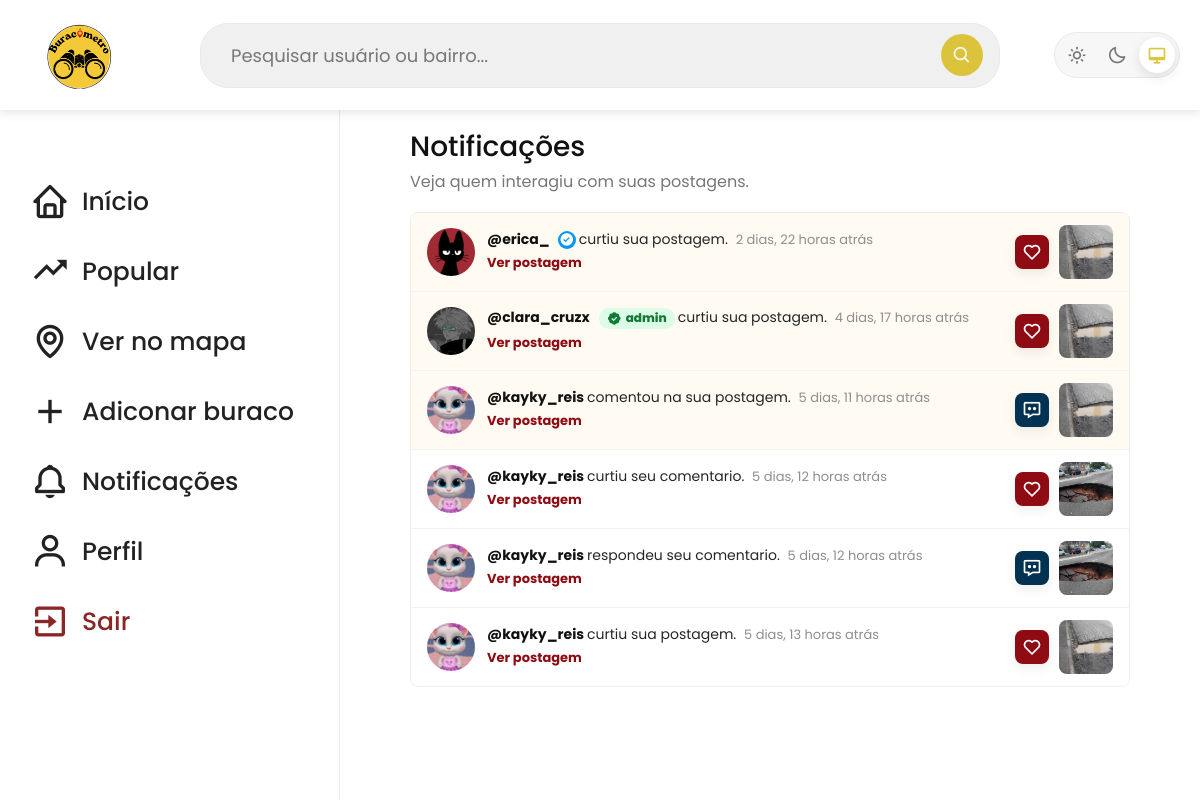
Page /principal/notificacoes/ (signed in) on the earlier database version.
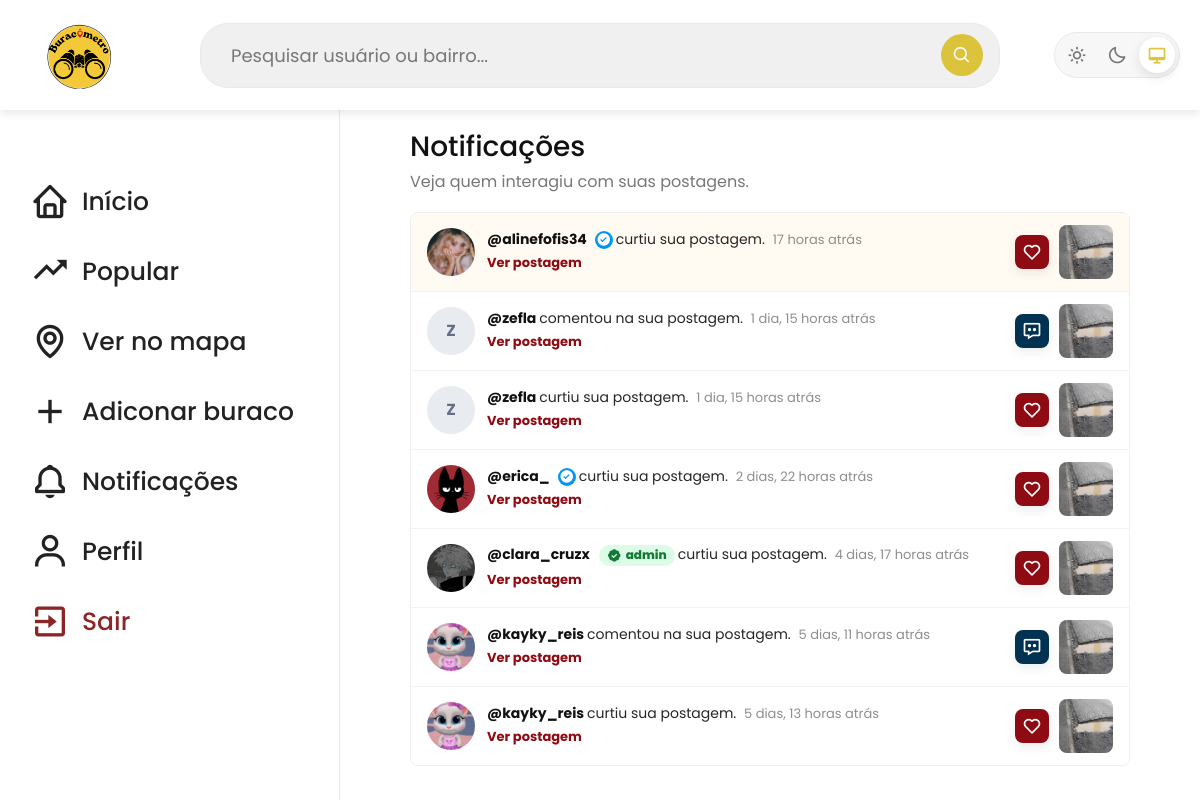
Same page on the later database version.
### principal/models.py (models this page shows, shortened)
class Notificacao(models.Model):
    TIPO_CHOICES = [
        ("like", "Curtida"),
        ("like_comentario", "Curtida em comentario"),
        ("comentario", "Comentario"),
        ("resposta_comentario", "Resposta em comentario"),
        ("status", "Status"),
        ("remocao", "Remocao"),
    ]
    destinatario = models.ForeignKey(
        settings.AUTH_USER_MODEL,
        on_delete=models.CASCADE,
        related_name="notificacoes_recebidas"
    )
    ator = models.ForeignKey(
        settings.AUTH_USER_MODEL,
        on_delete=models.CASCADE,
        related_name="notificacoes_enviadas",
        null=True,
        blank=True
    )
    buraco = models.ForeignKey(
        "buracos.Buraco",
        on_delete=models.SET_NULL,
        related_name="notificacoes",
        null=True,
        blank=True
    )
    comentario = models.ForeignKey(
        "buracos.Comentario",
        on_delete=models.CASCADE,
        related_name="notificacoes",
        null=True,
        blank=True
    )
    tipo = models.CharField(max_length=20, choices=TIPO_CHOICES)
    mensagem = models.CharField(max_length=255)
    lida = models.BooleanField(default=False)
    created_at = models.DateTimeField(auto_now_add=True)
    class Meta:
        ordering = ["-created_at"]
        indexes = [
            models.Index(fields=["destinatario", "lida", "-created_at"], name="notif_dest_lida_created_idx"),
            models.Index(fields=["destinatario", "-created_at"], name="notif_dest_created_idx"),
        ]

### usuarios/models.py (models this page shows, shortened)
class CustomUser(AbstractUser):
    date_of_birth = models.DateField(null=True, blank=True)
    name = models.CharField(max_length=255, null=True, blank=True)
    foto = models.ImageField(upload_to='perfis/', null=True, blank=True)
    postagens_removidas_por_reporte = models.PositiveIntegerField(default=0)
    objects = UserManager()
    @property
    def verificado(self):
        if self.is_staff or self.is_superuser or self.postagens_removidas_por_reporte > 0:
            return False
        from buracos.models import Buraco
        buracos = Buraco.objects.filter(usuario=self)
        return (
            buracos.count() >= 5
            and buracos.filter(status=Buraco.STATUS_ARRUMADO).exists()
        )

### buracos/models.py (models this page shows, shortened)
class Buraco(models.Model):
    STATUS_NAO_ARRUMADO = "nao_arrumado"
    STATUS_EM_OBRA = "em_obra"
    STATUS_ARRUMADO = "arrumado"
    STATUS_CHOICES = [
        (STATUS_NAO_ARRUMADO, "Ainda nao foi arrumado"),
        (STATUS_EM_OBRA, "Em obra"),
        (STATUS_ARRUMADO, "Ja arrumado"),
    ]
    titulo = models.CharField(max_length=255)
    descricao = models.TextField()
    local = models.CharField(max_length=255)
    endereco = models.CharField(max_length=255)
    url_imagem = models.URLField(blank=True, null=True)
    imagem = models.ImageField(upload_to='buracos/', null=True, blank=True)
    tamanho = models.SmallIntegerField(default=1)
    status = models.CharField(
        max_length=20,
        choices=STATUS_CHOICES,
        default=STATUS_NAO_ARRUMADO
    )
    data_atual = models.DateTimeField(auto_now_add=True)
    created_at = models.DateTimeField(auto_now_add=True)  # Data e hora de criação (preenchido automaticamente)
    updated_at = models.DateTimeField(auto_now=True)  # Data e hora de última atualização (atualizado automaticamente)
    usuario = models.ForeignKey(settings.AUTH_USER_MODEL, on_delete=models.CASCADE, null=True, blank=True)
    class Meta:
        indexes = [
            models.Index(fields=["-created_at"], name="buraco_created_idx"),
            models.Index(fields=["status", "-created_at"], name="buraco_status_created_idx"),
            models.Index(fields=["usuario", "-created_at"], name="buraco_usuario_created_idx"),
        ]

### principal/views.py (the view)
# urls.py: path('notificacoes/', notificacoesView, name='notificacoesView'),
@login_required
def notificacoesView(request):
    notificacoes = list(
        Notificacao.objects
        .filter(destinatario=request.user)
        .select_related("ator", "buraco", "comentario")
        .order_by("-created_at")[:NOTIFICACOES_LIMIT]
    )
    Notificacao.objects.filter(destinatario=request.user, lida=False).update(lida=True)
    return render(request, "principal/notificacoes.html", {
        "notificacoes": notificacoes,
    })

### paginas/templatetags/cloudinary_images.py (called while the page is built)
def _cloudinary_transform(url, transformation):
    if not url:
        return ""
    url = str(url)
    if "res.cloudinary.com" not in url or "/upload/" not in url:
        return url
    if f"/upload/{transformation}/" in url:
        return url
    return url.replace("/upload/", f"/upload/{transformation}/", 1)

@register.filter
def cloudinary_thumb(url):
    return _cloudinary_transform(url, "f_auto,q_auto,c_fill,w_420,h_420")

@register.filter
def cloudinary_avatar(url):
    return _cloudinary_transform(url, "f_auto,q_auto,c_fill,g_face,w_160,h_160")

### principal/context_processors.py (called while the page is built)
def notificacoes_nao_lidas(request):
    if not request.user.is_authenticated:
        return {"notificacoes_nao_lidas": 0}
    return {
        "notificacoes_nao_lidas": Notificacao.objects.filter(
            destinatario=request.user,
            lida=False
        ).count()
    }

### principal/templates/principal/notificacoes.html (shortened to what this page needs)
{% extends 'principal/principal.html' %}
{% load static cloudinary_images %}
{% block content %}
<div class="notificacoes-container">
    <div class="notificacoes-topo">
        <h1>Notificações</h1>
        <p>Veja quem interagiu com suas postagens.</p>
    </div>
    <div class="notificacoes-lista">
        {% for notificacao in notificacoes %}
            <article class="notificacao-item {% if not notificacao.lida %}nao-lida{% endif %}">
                <a class="notificacao-avatar" href="{% if notificacao.ator %}{% url 'perfilPublicoView' notificacao.ator.username %}{% else %}#{% endif %}">
                    {% if notificacao.ator and notificacao.ator.foto %}
                        <img src="{{ notificacao.ator.foto.url|cloudinary_avatar }}" alt="Foto de perfil">
                    {% elif notificacao.ator %}
                        <span>{{ notificacao.ator.username|slice:":1"|upper }}</span>
                    {% else %}
                        <i class='bx bx-error-circle'></i>
                    {% endif %}
                </a>
                <div class="notificacao-conteudo">
                    <p>
                        {% if notificacao.ator %}
                            <a href="{% url 'perfilPublicoView' notificacao.ator.username %}">
                                @{{ notificacao.ator.username }}
                                {% if notificacao.ator.is_staff or notificacao.ator.is_superuser %}
                                    <span class="selo-admin"><i class='bx bxs-badge-check'></i> admin</span>
                                {% elif notificacao.ator.verificado %}
                                    <span class="selo-verificado" title="Colaborador verificado"><i class='bx bxs-check-circle'></i></span>
                                {% endif %}
                            </a>
                        {% endif %}
                        {{ notificacao.mensagem }}
                        <span class="notificacao-tempo">{{ notificacao.created_at|timesince }} atrás</span>
                    </p>
                    {% if notificacao.buraco %}
                        <a class="notificacao-post-link" href="{% url 'detalheBuracoView' notificacao.buraco.id %}">
                            Ver postagem
                        </a>
                    {% endif %}
                </div>
                <div class="notificacao-direita">
                    <div class="notificacao-icone {{ notificacao.tipo }}">
                        {% if notificacao.tipo == "like" or notificacao.tipo == "like_comentario" %}
                            <i class='bx bx-heart'></i>
                        {% elif notificacao.tipo == "comentario" or notificacao.tipo == "resposta_comentario" %}
                            <i class='bx bx-message-dots'></i>
                        {% elif notificacao.tipo == "status" %}
                            <i class='bx bx-check-shield'></i>
                        {% else %}
                            <i class='bx bx-error-circle'></i>
                        {% endif %}
                    </div>
                    {% if notificacao.buraco %}
                        <a class="notificacao-miniatura" href="{% url 'detalheBuracoView' notificacao.buraco.id %}">
                            {% if notificacao.buraco.imagem %}
                                <img src="{{ notificacao.buraco.imagem.url|cloudinary_thumb }}" alt="Postagem" loading="lazy" decoding="async">
                            {% elif notificacao.buraco.url_imagem %}
                                <img src="{% static 'image-users/' %}{{ notificacao.buraco.url_imagem }}" alt="Postagem" loading="lazy" decoding="async">
                            {% endif %}
                        </a>
                    {% endif %}
                </div>
            </article>
        {% empty %}
            <div class="notificacoes-vazias">
                <i class='bx bx-bell-off'></i>
                <h2>Nenhuma notificação ainda</h2>
                <p>Quando alguém curtir ou comentar suas postagens, elas aparecem aqui.</p>
            </div>
        {% endfor %}
    </div>
</div>
{% endblock %}

Differences in the rows shown:
removed Notificacao: ator.foto|cloudinary_avatar (picture), ator.username "kayky_reis", mensagem "curtiu seu comentario.", created_at "5 dias, 12 horas", shows "Ver postagem", tipo "like_comentario" (drawn), buraco.url_imagem (picture)
removed Notificacao: ator.foto|cloudinary_avatar (picture), ator.username "kayky_reis", mensagem "respondeu seu comentario.", created_at "5 dias, 12 horas", shows "Ver postagem", buraco.url_imagem (picture)
added Notificacao: ator.foto|cloudinary_avatar (picture), ator.username "alinefofis34", mensagem "curtiu sua postagem.", created_at "17 horas", shows "Ver postagem", tipo "like" (drawn), buraco.imagem|cloudinary_thumb (picture)
added Notificacao: ator.username "Z", ator.username "zefla", mensagem "comentou na sua postagem.", created_at "1 dia, 15 horas", shows "Ver postagem", tipo "comentario" (drawn), buraco.imagem|cloudinary_thumb (picture)
added Notificacao: ator.username "Z", ator.username "zefla", mensagem "curtiu sua postagem.", created_at "1 dia, 15 horas", shows "Ver postagem", tipo "like" (drawn), buraco.imagem|cloudinary_thumb (picture)
changed Notificacao "2 dias, 22 horas": lida False → True (drawn)
changed Notificacao "4 dias, 17 horas": lida False → True (drawn)
changed Notificacao "5 dias, 11 horas": lida False → True (drawn)
